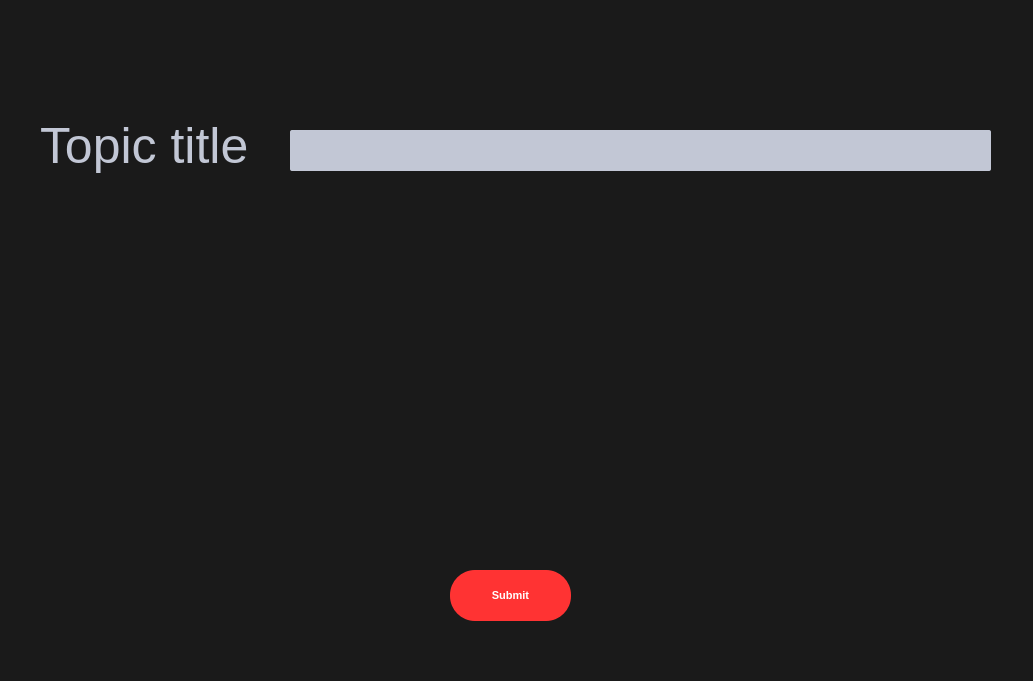
<?xml version="1.0" encoding="UTF-8"?>
<ui version="4.0">
 <class>AddTopic</class>
 <widget class="QDialog" name="AddTopic">
  <property name="geometry">
   <rect>
    <x>0</x>
    <y>0</y>
    <width>1033</width>
    <height>681</height>
   </rect>
  </property>
  <property name="windowTitle">
   <string>Dialog</string>
  </property>
  <property name="styleSheet">
   <string notr="true">#label{
	font-size : 50px;
}
QWidget
{
	background-color: #1a1a1a;
	color: #000000;

}


/*-----QLabel-----*/
QLabel
{
	background-color: transparent;
	color: #c2c7d5;
	font-size: 13px;

}


/*-----QPushButton-----*/
QPushButton
{
	background-color: #ff3333;
	color: #fff;
	font-size: 11px;
	font-weight: bold;
	border: none;
	border-radius: 25px;
	padding: 5px;

}


QPushButton::disabled
{
	background-color: #5c5c5c;

}


QPushButton::pressed
{
	background-color: #ff4747;

}


/*-----QCheckBox-----*/
QCheckBox
{
	background-color: transparent;
	color: #fff;
	font-size: 10px;
	font-weight: bold;
	border: none;
	border-radius: 5px;

}


/*-----QCheckBox-----*/
QCheckBox::indicator
{
    color: #b1b1b1;
    background-color: #323232;
    border: 1px solid darkgray;
    width: 12px;
    height: 12px;

}


QCheckBox::indicator:checked
{
    image:url(&quot;./ressources/check.png&quot;);
	background-color: #ff3333;
    border: 1px solid #ff3333;

}


QCheckBox::indicator:unchecked:hover
{
    border: 1px solid #ff3333;

}


QCheckBox::disabled
{
	color: #656565;

}


QCheckBox::indicator:disabled
{
	background-color: #656565;
	color: #656565;
    border: 1px solid #656565;

}


/*-----QLineEdit-----*/
QLineEdit
{
	background-color: #c2c7d5;
	color: #000;
	font-weight: bold;
	border: none;
	border-radius: 2px;
	padding: 3px;

}


/*-----QListView-----*/
QListView
{
	background-color: #333333;
	color: #fff;
	font-size: 12px;
	font-weight: bold;
	border: 1px solid #191919;
	show-decoration-selected: 0;
	padding-left: -13px;
	padding-right: -13px;

}


QListView::item
{
	color: #31cecb;
	background-color: #454e5e;
	border: none;
	padding: 5px;
	border-radius: 0px;
	padding-left : 10px;
	height: 42px;

}

QListView::item:selected
{
	color: #000;
	background-color: #ff3333;

}


QListView::item:!selected
{
	color:white;
	background-color: transparent;
	border: none;
	padding-left : 10px;

}


QListView::item:!selected:hover
{
	color: #000;
	background-color: #bcbdbb;
	border: none;
	padding-left : 10px;

}


/*-----QTreeView-----*/
QTreeView 
{
	background-color: #252525;
	show-decoration-selected: 0;
	color: #c2c8d7;

}


QTreeView::item 
{
	border-top-color: transparent;
	border-bottom-color: transparent;

}


QTreeView::item:hover 
{
	background-color: #bcbdbb;
	color: #000;

}


QTreeView::item:selected 
{
	background-color: #ff3333;
	color: #000;

}


QTreeView::item:selected:active
{
	background-color: #ff3333;
	color: #000;

}


QTreeView::branch:has-children:!has-siblings:closed,
QTreeView::branch:closed:has-children:has-siblings 
{
	image: url(://tree-closed.png);

}

QTreeView::branch:open:has-children:!has-siblings,
QTreeView::branch:open:has-children:has-siblings  
{
	image: url(://tree-open.png);

}


/*-----QTableView &amp; QTableWidget-----*/
QTableView
{
    background-color: #252525;
	border: 1px solid gray;
    color: #f0f0f0;
    gridline-color: gray;
    outline : 0;

}


QTableView::disabled
{
    background-color: #242526;
    border: 1px solid #32414B;
    color: #656565;
    gridline-color: #656565;
    outline : 0;

}


QTableView::item:hover 
{
    background-color: #bcbdbb;
    color: #000;

}


QTableView::item:selected 
{
	background-color: #ff3333;
    color: #000;

}


QTableView::item:selected:disabled
{
    background-color: #1a1b1c;
    border: 2px solid #525251;
    color: #656565;

}


QTableCornerButton::section
{
	background-color: #343a49;
    color: #fff;

}


QHeaderView::section
{
	color: #fff;
	border-top: 0px;
	border-bottom: 1px solid gray;
	border-right: 1px solid gray;
	background-color: #343a49;
    margin-top:1px;
	margin-bottom:1px;
	padding: 5px;

}


QHeaderView::section:disabled
{
    background-color: #525251;
    color: #656565;

}


QHeaderView::section:checked
{
    color: #000;
    background-color: #ff3333;

}


QHeaderView::section:checked:disabled
{
    color: #656565;
    background-color: #525251;

}


QHeaderView::section::vertical::first,
QHeaderView::section::vertical::only-one
{
    border-top: 1px solid #353635;

}


QHeaderView::section::vertical
{
    border-top: 1px solid #353635;

}


QHeaderView::section::horizontal::first,
QHeaderView::section::horizontal::only-one
{
    border-left: 1px solid #353635;

}


QHeaderView::section::horizontal
{
    border-left: 1px solid #353635;

}


/*-----QScrollBar-----*/
QScrollBar:horizontal 
{
    background-color: transparent;
    height: 8px;
    margin: 0px;
    padding: 0px;

}


QScrollBar::handle:horizontal 
{
    border: none;
	min-width: 100px;
    background-color: #9b9b9b;

}


QScrollBar::add-line:horizontal, 
QScrollBar::sub-line:horizontal,
QScrollBar::add-page:horizontal, 
QScrollBar::sub-page:horizontal 
{
    width: 0px;
    background-color: transparent;

}


QScrollBar:vertical 
{
    background-color: transparent;
    width: 8px;
    margin: 0;

}


QScrollBar::handle:vertical 
{
    border: none;
	min-height: 100px;
    background-color: #9b9b9b;

}


QScrollBar::add-line:vertical, 
QScrollBar::sub-line:vertical,
QScrollBar::add-page:vertical, 
QScrollBar::sub-page:vertical 
{
    height: 0px;
    background-color: transparent;

}
QToolBox {
    background-color: #1a1a1a;
    color: #c2c7d5;
    font-size: 13px;
}

QToolBox::tab {
    background-color: #333333;
    color: #fff;
    border: none;
    padding: 8px;
}

QToolBox::tab:selected {
    background-color: #ff3333;
}

QToolBox::tab:hover {
    background-color: #454e5e;
}

QToolBox::tab:!selected:hover {
    background-color: #454e5e;
}

QToolBox::tab:disabled {
    background-color: #656565;
    color: #656565;
}

QToolBox::tab:selected:disabled {
    background-color: #656565;
}

QToolBox::tab:first {
    border-top-left-radius: 5px;
}

QToolBox::tab:last {
    border-top-right-radius: 5px;
}

QToolBox::tab:only-one {
    border-radius: 5px;
}
QTabWidget {
    background-color: #1a1a1a;
    color: #c2c7d5;
    font-size: 13px;
}

QTabWidget::tab-bar {
    left: 5px;
}

QTabBar::tab {
    background-color: #333333;
    color: #fff;
    border: none;
    padding: 8px;
}

QTabBar::tab:selected {
    background-color: #ff3333;
}

QTabBar::tab:hover {
    background-color: #454e5e;
}

QTabBar::tab:!selected:hover {
    background-color: #454e5e;
}

QTabBar::tab:disabled {
    background-color: #656565;
    color: #656565;
}

QTabBar::tab:selected:disabled {
    background-color: #656565;
}

QTabBar::tab:first {
    border-top-left-radius: 5px;
}

QTabBar::tab:last {
    border-top-right-radius: 5px;
}

QTabBar::tab:only-one {
    border-radius: 5px;
}
</string>
  </property>
  <widget class="QLabel" name="label">
   <property name="geometry">
    <rect>
     <x>40</x>
     <y>40</y>
     <width>361</width>
     <height>211</height>
    </rect>
   </property>
   <property name="text">
    <string>Topic title</string>
   </property>
  </widget>
  <widget class="QLineEdit" name="lineEdit">
   <property name="geometry">
    <rect>
     <x>290</x>
     <y>130</y>
     <width>701</width>
     <height>41</height>
    </rect>
   </property>
  </widget>
  <widget class="QPushButton" name="pushButton">
   <property name="geometry">
    <rect>
     <x>450</x>
     <y>570</y>
     <width>121</width>
     <height>51</height>
    </rect>
   </property>
   <property name="text">
    <string>Submit</string>
   </property>
  </widget>
 </widget>
 <resources/>
 <connections/>
</ui>
